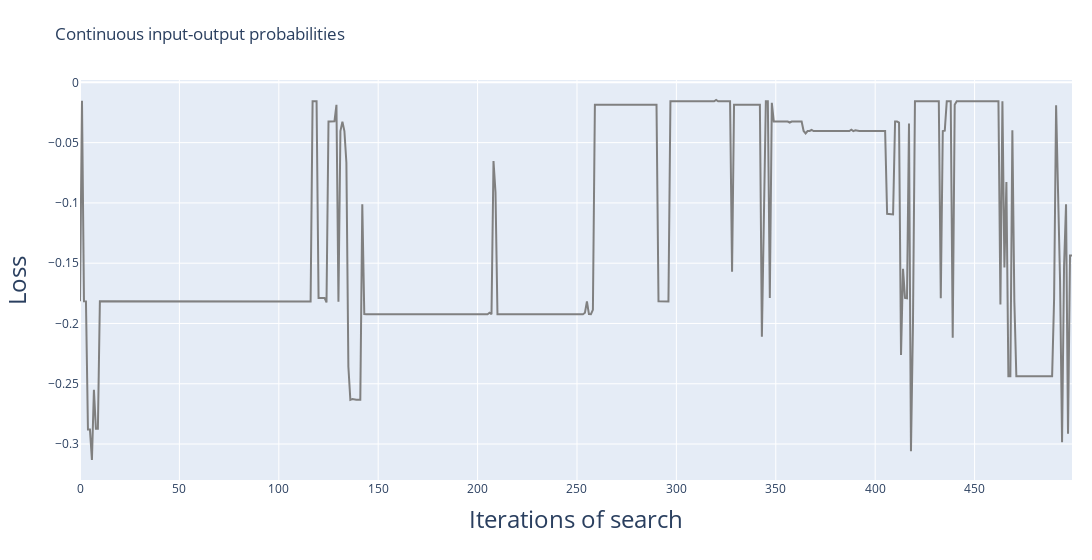
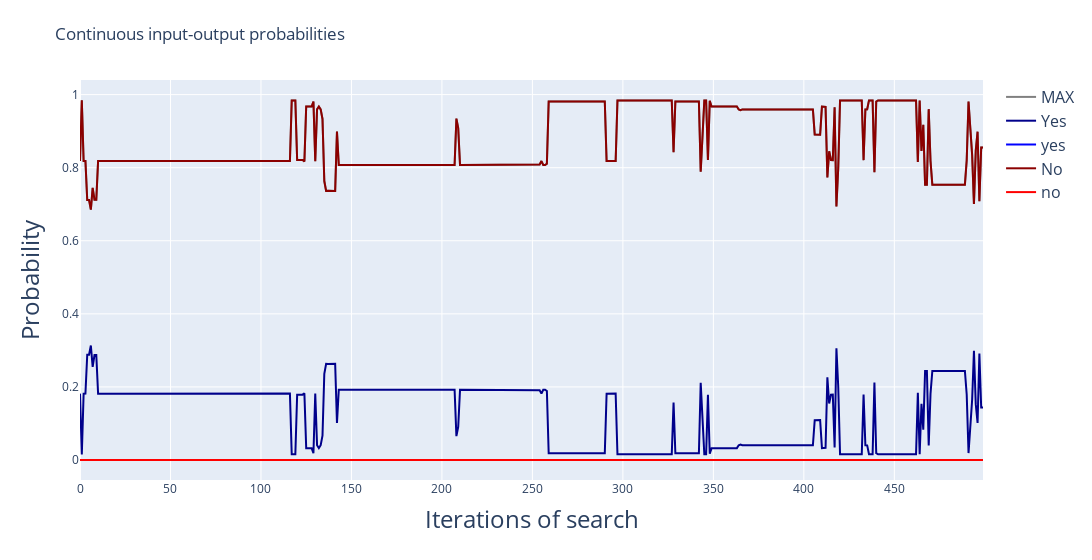
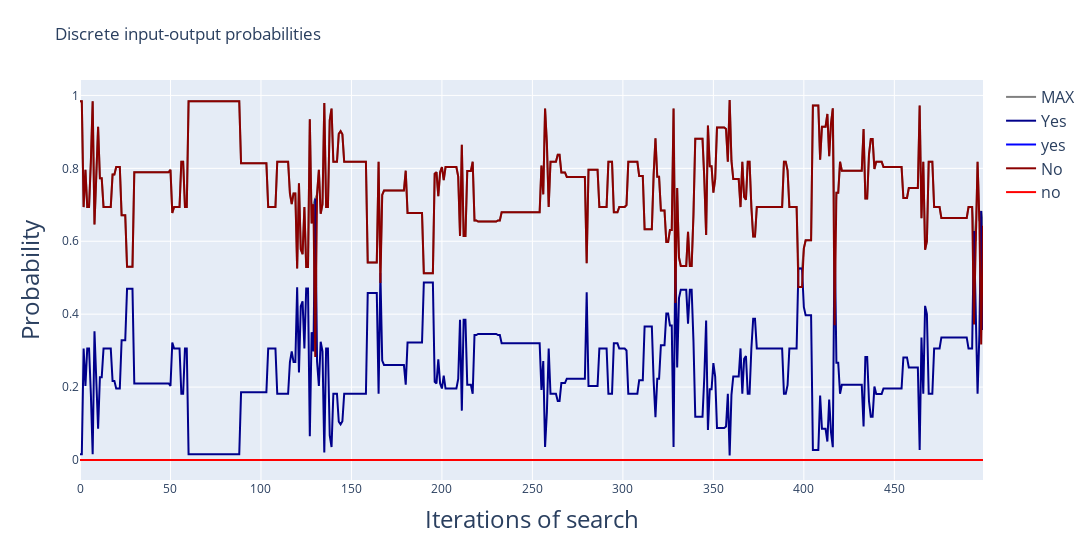

Notebook code cell kept with these figures, in order:
### Code cell
import plotly.graph_objects as go

# Extract the data
data = results[0]["analysis_stats"]
pred_tokens = results[0]["pred_tokens_history"]
output_tokens = results[0]["output_tokens_hard_history"]

# Create the figure
fig = go.Figure()

# Different shades of blue and red
blue_shades = ['darkblue', 'blue', 'dodgerblue', 'lightblue', 'skyblue']
red_shades = ['darkred', 'red', 'crimson', 'lightcoral', 'salmon']

# Counters for shades
blue_idx = 0
red_idx = 0

# Add a line for each key with color based on pos/neg strings
for idx, key in enumerate(data.keys()):
    if key != "LOSS":
        continue
    if key in cfg.judge_pos_strings:
        color = blue_shades[blue_idx % len(blue_shades)]
        blue_idx += 1
    elif key in cfg.judge_neg_strings:
        color = red_shades[red_idx % len(red_shades)]
        red_idx += 1
    else:
        color = 'gray'  # fallback for keys not in either list
    
    # Only add custom hover text to the first line
    if idx == 0:
        hover_text = [
            f"{key}: {data[key][i]:.4f}<br>pred_tokens: {pred_tokens[i]}<br>output_tokens_hard: {output_tokens[i]}"
            for i in range(len(data[key]))
        ]
        fig.add_trace(go.Scatter(
            y=data[key],
            mode='lines',
            name=key,
            line=dict(color=color),
            hovertemplate='%{text}<extra></extra>',
            text=hover_text
        ))
    else:
        fig.add_trace(go.Scatter(
            y=data[key],
            mode='lines',
            name=key,
            line=dict(color=color)
        ))

# Update layout
fig.update_layout(
    xaxis_title="Iterations of search",
    yaxis_title="Loss",
    title="Continuous input-output probabilities",
    hovermode='x unified',
    width=1200,
    margin=dict(l=80, r=20, t=80, b=80),
    xaxis=dict(title_font=dict(size=24)),
    yaxis=dict(title_font=dict(size=24)),
    legend=dict(font=dict(size=16))
)

fig.show()

# Extract the data
data = results[0]["analysis_stats"]
pred_tokens = results[0]["pred_tokens_history"]
output_tokens = results[0]["output_tokens_hard_history"]

# Create the figure
fig = go.Figure()

# Different shades of blue and red
blue_shades = ['darkblue', 'blue', 'dodgerblue', 'lightblue', 'skyblue']
red_shades = ['darkred', 'red', 'crimson', 'lightcoral', 'salmon']

# Counters for shades
blue_idx = 0
red_idx = 0

# Add a line for each key with color based on pos/neg strings
for idx, key in enumerate(data.keys()):
    if key in cfg.judge_pos_strings:
        color = blue_shades[blue_idx % len(blue_shades)]
        blue_idx += 1
    elif key in cfg.judge_neg_strings:
        color = red_shades[red_idx % len(red_shades)]
        red_idx += 1
    else:
        if key == "LOSS":
            continue
        color = 'gray'  # fallback for keys not in either list
    
    # Only add custom hover text to the first line
    if idx == 0:
        hover_text = [
            f"{key}: {data[key][i]:.4f}<br>pred_tokens: {pred_tokens[i]}<br>output_tokens_hard: {output_tokens[i]}"
            for i in range(len(data[key]))
        ]
        fig.add_trace(go.Scatter(
            y=data[key],
            mode='lines',
            name=key,
            line=dict(color=color),
            hovertemplate='%{text}<extra></extra>',
            text=hover_text
        ))
    else:
        fig.add_trace(go.Scatter(
            y=data[key],
            mode='lines',
            name=key,
            line=dict(color=color)
        ))

# Update layout
fig.update_layout(
    xaxis_title="Iterations of search",
    yaxis_title="Probability",
    title="Continuous input-output probabilities",
    hovermode='x unified',
    width=1200,
    margin=dict(l=80, r=20, t=80, b=80),
    xaxis=dict(title_font=dict(size=24)),
    yaxis=dict(title_font=dict(size=24)),
    legend=dict(font=dict(size=16))
)

fig.show()

# Extract the data
data = results[0]["analysis_stats_hard"]
pred_tokens = results[0]["pred_tokens_history"]
output_tokens = results[0]["output_tokens_hard_history"]

# Create the figure
fig = go.Figure()

# Different shades of blue and red
blue_shades = ['darkblue', 'blue', 'dodgerblue', 'lightblue', 'skyblue']
red_shades = ['darkred', 'red', 'crimson', 'lightcoral', 'salmon']

# Counters for shades
blue_idx = 0
red_idx = 0

# Add a line for each key with color based on pos/neg strings
for idx, key in enumerate(data.keys()):
    if key in cfg.judge_pos_strings:
        color = blue_shades[blue_idx % len(blue_shades)]
        blue_idx += 1
    elif key in cfg.judge_neg_strings:
        color = red_shades[red_idx % len(red_shades)]
        red_idx += 1
    else:
        color = 'gray'  # fallback for keys not in either list
    
    # Only add custom hover text to the first line
    if idx == 0:
        hover_text = [
            f"{key}: {data[key][i]:.4f}<br>pred_tokens: {pred_tokens[i]}<br>output_tokens_hard: {output_tokens[i]}"
            for i in range(len(data[key]))
        ]
        fig.add_trace(go.Scatter(
            y=data[key],
            mode='lines',
            name=key,
            line=dict(color=color),
            hovertemplate='%{text}<extra></extra>',
            text=hover_text
        ))
    else:
        fig.add_trace(go.Scatter(
            y=data[key],
            mode='lines',
            name=key,
            line=dict(color=color)
        ))

# Update layout
fig.update_layout(
    xaxis_title="Iterations of search",
    yaxis_title="Probability",
    title="Discrete input-output probabilities",
    hovermode='x unified',
    width=1200,
    margin=dict(l=80, r=20, t=80, b=80),
    xaxis=dict(title_font=dict(size=24)),
    yaxis=dict(title_font=dict(size=24)),
    legend=dict(font=dict(size=16))
)

fig.show()

### Figure 1 — Plotly figure (JSON) as saved in the notebook; plotly's stock layout.template omitted (floating-point values rounded to 4 significant figures; data arrays with more than 128 entries replaced by an {"elided": "..."} marker saying what was removed)
{"data": [{"line": {"color": "gray"}, "mode": "lines", "name": "LOSS", "type": "scatter", "y": {"elided": "500 float values"}}], "layout": {"hovermode": "x unified", "legend": {"font": {"size": 16}}, "margin": {"b": 80, "l": 80, "r": 20, "t": 80}, "title": {"text": "Continuous input-output probabilities"}, "width": 1200, "xaxis": {"title": {"font": {"size": 24}, "text": "Iterations of search"}}, "yaxis": {"title": {"font": {"size": 24}, "text": "Loss"}}}}

### Figure 2 — Plotly figure (JSON) as saved in the notebook; plotly's stock layout.template omitted (floating-point values rounded to 4 significant figures; data arrays with more than 128 entries replaced by an {"elided": "..."} marker saying what was removed)
{"data": [{"hovertemplate": "%{text}<extra></extra>", "line": {"color": "gray"}, "mode": "lines", "name": "MAX", "text": {"elided": "500 str values"}, "type": "scatter", "y": {"elided": "500 float values"}}, {"line": {"color": "darkblue"}, "mode": "lines", "name": "Yes", "type": "scatter", "y": {"elided": "500 float values"}}, {"line": {"color": "blue"}, "mode": "lines", "name": "yes", "type": "scatter", "y": {"elided": "500 float values"}}, {"line": {"color": "darkred"}, "mode": "lines", "name": "No", "type": "scatter", "y": {"elided": "500 float values"}}, {"line": {"color": "red"}, "mode": "lines", "name": "no", "type": "scatter", "y": {"elided": "500 float values"}}], "layout": {"hovermode": "x unified", "legend": {"font": {"size": 16}}, "margin": {"b": 80, "l": 80, "r": 20, "t": 80}, "title": {"text": "Continuous input-output probabilities"}, "width": 1200, "xaxis": {"title": {"font": {"size": 24}, "text": "Iterations of search"}}, "yaxis": {"title": {"font": {"size": 24}, "text": "Probability"}}}}

### Figure 3 — Plotly figure (JSON) as saved in the notebook; plotly's stock layout.template omitted (floating-point values rounded to 4 significant figures; data arrays with more than 128 entries replaced by an {"elided": "..."} marker saying what was removed)
{"data": [{"hovertemplate": "%{text}<extra></extra>", "line": {"color": "gray"}, "mode": "lines", "name": "MAX", "text": {"elided": "500 str values"}, "type": "scatter", "y": {"elided": "500 float values"}}, {"line": {"color": "darkblue"}, "mode": "lines", "name": "Yes", "type": "scatter", "y": {"elided": "500 float values"}}, {"line": {"color": "blue"}, "mode": "lines", "name": "yes", "type": "scatter", "y": {"elided": "500 float values"}}, {"line": {"color": "darkred"}, "mode": "lines", "name": "No", "type": "scatter", "y": {"elided": "500 float values"}}, {"line": {"color": "red"}, "mode": "lines", "name": "no", "type": "scatter", "y": {"elided": "500 float values"}}], "layout": {"hovermode": "x unified", "legend": {"font": {"size": 16}}, "margin": {"b": 80, "l": 80, "r": 20, "t": 80}, "title": {"text": "Discrete input-output probabilities"}, "width": 1200, "xaxis": {"title": {"font": {"size": 24}, "text": "Iterations of search"}}, "yaxis": {"title": {"font": {"size": 24}, "text": "Probability"}}}}
